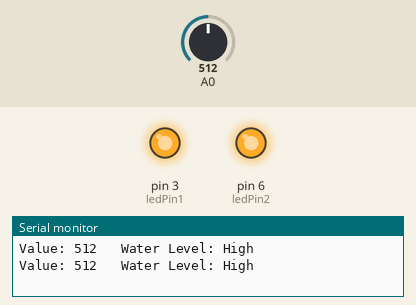
Recording of a sketch running on a simulated Arduino Uno, built with avr-gcc and run on an emulated ATmega328P. Parts: output pins drawn as LEDs (lit = HIGH), the last lines printed to the serial monitor. The test bench sets the inputs (shaded band); at power-on: A0 = 512.

Above: at 1.8 s.
1.9 s: A0 set to 501
At 2.6 s:
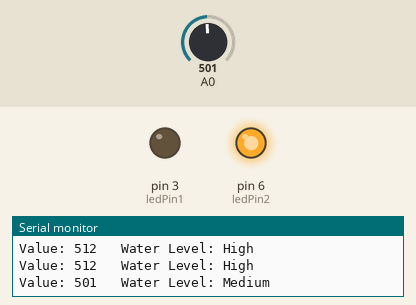
3.5 s: A0 set to 367
5.2 s: A0 set to 339
At 6.9 s:
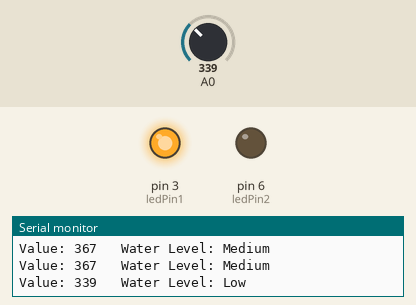
7.5 s: A0 set to 0
At 8.4 s:
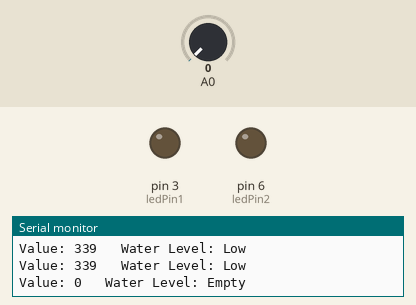
9.5 s: A0 set to 3
At 11.2 s:
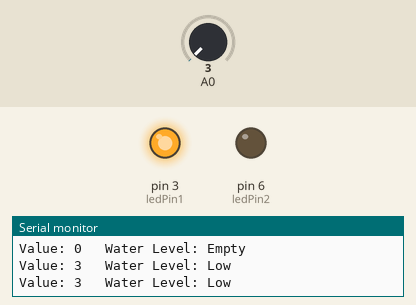
11.5 s: A0 set to 360
At 12.7 s:
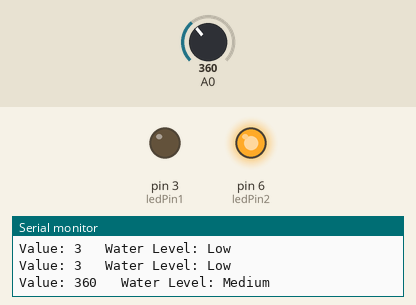
Timing chart, 0 to 14.5 s (numbered marks = the images above; inputs shaded):
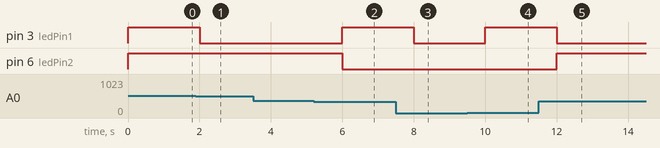

The sketch:

Arduinocode.ino
```cpp
// define the pins for the LEDs
int ledPin1 = 3;
int ledPin2 = 6;
void setup() {
  pinMode(ledPin1, OUTPUT);
  pinMode(ledPin2, OUTPUT);
  Serial.begin(9600);
}

void loop() {
  int value = analogRead(A0);
  Serial.print("Value: ");
  Serial.print(value);
  Serial.print("   ");

  Serial.print("Water Level: ");

  if (value == 0) {
    Serial.println("Empty");
    digitalWrite(ledPin1, LOW);
    digitalWrite(ledPin2, LOW);
  } else if (value > 1 && value < 350) {
    Serial.println("Low");
    digitalWrite(ledPin2, LOW);
    digitalWrite(ledPin1, HIGH);
  } else if (value > 350 && value < 510) {
    Serial.println("Medium");
    digitalWrite(ledPin1, LOW);
    digitalWrite(ledPin2, HIGH);
  } else if (value > 510) {
    Serial.println("High");
    digitalWrite(ledPin1, HIGH);
    digitalWrite(ledPin2, HIGH);
  }
  delay(1000);  // Adjust the delay as needed
}
```

Measured:
- the behaviour switches between 510 and 509 on A0 (found by bisection; images 0 and 1)
- the behaviour switches between 350 and 349 on A0 (found by bisection; images 1 and 2)
- the behaviour switches between 1 and 2 on A0 (found by bisection; images 3 and 4)
- after the input at 1.9 s, pin 3 (ledPin1): HIGH → LOW after 0.10 s
- after the input at 5.2 s, pin 3 (ledPin1): LOW → HIGH after 0.80 s; pin 6 (ledPin2): HIGH → LOW after 0.80 s
- after the input at 7.5 s, pin 3 (ledPin1): HIGH → LOW after 0.50 s
- after the input at 9.5 s, pin 3 (ledPin1): LOW → HIGH after 0.51 s
- after the input at 11.5 s, pin 3 (ledPin1): HIGH → LOW after 0.51 s; pin 6 (ledPin2): LOW → HIGH after 0.51 s
